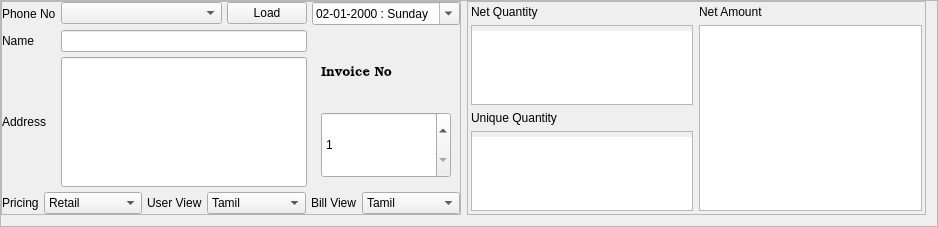
         <widget class="QFrame" name="frame_2">
          <property name="sizePolicy">
           <sizepolicy hsizetype="Preferred" vsizetype="Preferred">
            <horstretch>0</horstretch>
            <verstretch>0</verstretch>
           </sizepolicy>
          </property>
          <property name="minimumSize">
           <size>
            <width>0</width>
            <height>0</height>
           </size>
          </property>
          <property name="maximumSize">
           <size>
            <width>16777215</width>
            <height>200</height>
           </size>
          </property>
          <property name="frameShape">
           <enum>QFrame::StyledPanel</enum>
          </property>
          <property name="frameShadow">
           <enum>QFrame::Sunken</enum>
          </property>
          <layout class="QGridLayout" name="gridLayout_4">
           <property name="leftMargin">
            <number>0</number>
           </property>
           <property name="topMargin">
            <number>0</number>
           </property>
           <item row="0" column="1">
            <widget class="QFrame" name="frame">
             <property name="sizePolicy">
              <sizepolicy hsizetype="Preferred" vsizetype="Preferred">
               <horstretch>1</horstretch>
               <verstretch>0</verstretch>
              </sizepolicy>
             </property>
             <property name="frameShape">
              <enum>QFrame::StyledPanel</enum>
             </property>
             <property name="frameShadow">
              <enum>QFrame::Raised</enum>
             </property>
             <layout class="QGridLayout" name="gridLayout_2">
              <property name="leftMargin">
               <number>3</number>
              </property>
              <property name="topMargin">
               <number>3</number>
              </property>
              <property name="rightMargin">
               <number>3</number>
              </property>
              <property name="bottomMargin">
               <number>3</number>
              </property>
              <item row="2" column="0">
               <widget class="QLabel" name="label_7">
                <property name="sizePolicy">
                 <sizepolicy hsizetype="Preferred" vsizetype="Preferred">
                  <horstretch>0</horstretch>
                  <verstretch>1</verstretch>
                 </sizepolicy>
                </property>
                <property name="text">
                 <string>Unique Quantity</string>
                </property>
               </widget>
              </item>
              <item row="1" column="0">
               <widget class="QTextEdit" name="IQTE_NetQuantity">
                <property name="sizePolicy">
                 <sizepolicy hsizetype="Preferred" vsizetype="Preferred">
                  <horstretch>0</horstretch>
                  <verstretch>0</verstretch>
                 </sizepolicy>
                </property>
                <property name="font">
                 <font>
                  <family>Bookman Old Style</family>
                  <pointsize>14</pointsize>
                  <weight>3</weight>
                  <italic>false</italic>
                  <bold>false</bold>
                 </font>
                </property>
                <property name="styleSheet">
                 <string notr="true">font: 25 14pt &quot;Bookman Old Style&quot;;
padding-top: 5px;</string>
                </property>
                <property name="verticalScrollBarPolicy">
                 <enum>Qt::ScrollBarAlwaysOff</enum>
                </property>
                <property name="horizontalScrollBarPolicy">
                 <enum>Qt::ScrollBarAlwaysOff</enum>
                </property>
                <property name="readOnly">
                 <bool>true</bool>
                </property>
                <property name="html">
                 <string>&lt;!DOCTYPE HTML PUBLIC &quot;-//W3C//DTD HTML 4.0//EN&quot; &quot;http://www.w3.org/TR/REC-html40/strict.dtd&quot;&gt;
&lt;html&gt;&lt;head&gt;&lt;meta name=&quot;qrichtext&quot; content=&quot;1&quot; /&gt;&lt;style type=&quot;text/css&quot;&gt;
p, li { white-space: pre-wrap; }
&lt;/style&gt;&lt;/head&gt;&lt;body style=&quot; font-family:'Bookman Old Style'; font-size:14pt; font-weight:24; font-style:normal;&quot;&gt;
&lt;p style=&quot;-qt-paragraph-type:empty; margin-top:0px; margin-bottom:0px; margin-left:0px; margin-right:0px; -qt-block-indent:0; text-indent:0px;&quot;&gt;&lt;br /&gt;&lt;/p&gt;&lt;/body&gt;&lt;/html&gt;</string>
                </property>
               </widget>
              </item>
              <item row="3" column="0">
               <widget class="QTextEdit" name="IQTE_UniqueQuantity">
                <property name="sizePolicy">
                 <sizepolicy hsizetype="Preferred" vsizetype="Preferred">
                  <horstretch>0</horstretch>
                  <verstretch>0</verstretch>
                 </sizepolicy>
                </property>
                <property name="styleSheet">
                 <string notr="true">font: 25 14pt &quot;Bookman Old Style&quot;;
padding-top: 5px;</string>
                </property>
                <property name="verticalScrollBarPolicy">
                 <enum>Qt::ScrollBarAlwaysOff</enum>
                </property>
                <property name="horizontalScrollBarPolicy">
                 <enum>Qt::ScrollBarAlwaysOff</enum>
                </property>
                <property name="readOnly">
                 <bool>true</bool>
                </property>
                <property name="html">
                 <string>&lt;!DOCTYPE HTML PUBLIC &quot;-//W3C//DTD HTML 4.0//EN&quot; &quot;http://www.w3.org/TR/REC-html40/strict.dtd&quot;&gt;
&lt;html&gt;&lt;head&gt;&lt;meta name=&quot;qrichtext&quot; content=&quot;1&quot; /&gt;&lt;style type=&quot;text/css&quot;&gt;
p, li { white-space: pre-wrap; }
&lt;/style&gt;&lt;/head&gt;&lt;body style=&quot; font-family:'Bookman Old Style'; font-size:14pt; font-weight:24; font-style:normal;&quot;&gt;
&lt;p style=&quot;-qt-paragraph-type:empty; margin-top:0px; margin-bottom:0px; margin-left:0px; margin-right:0px; -qt-block-indent:0; text-indent:0px; font-family:'MS Shell Dlg 2'; font-size:7.8pt; font-weight:400;&quot;&gt;&lt;br /&gt;&lt;/p&gt;
&lt;p style=&quot;-qt-paragraph-type:empty; margin-top:0px; margin-bottom:0px; margin-left:0px; margin-right:0px; -qt-block-indent:0; text-indent:0px; font-family:'MS Shell Dlg 2'; font-size:16pt; font-weight:600;&quot;&gt;&lt;br /&gt;&lt;/p&gt;&lt;/body&gt;&lt;/html&gt;</string>
                </property>
               </widget>
              </item>
              <item row="0" column="0">
               <widget class="QLabel" name="label_5">
                <property name="text">
                 <string>Net Quantity</string>
                </property>
               </widget>
              </item>
              <item row="1" column="1" rowspan="3">
               <widget class="QTextEdit" name="IQTE_NetAmount">
                <property name="enabled">
                 <bool>true</bool>
                </property>
                <property name="sizePolicy">
                 <sizepolicy hsizetype="Preferred" vsizetype="Preferred">
                  <horstretch>0</horstretch>
                  <verstretch>0</verstretch>
                 </sizepolicy>
                </property>
                <property name="styleSheet">
                 <string notr="true">font: 100 40pt &quot;Bookman Old Style&quot;;</string>
                </property>
                <property name="readOnly">
                 <bool>true</bool>
                </property>
                <property name="html">
                 <string>&lt;!DOCTYPE HTML PUBLIC &quot;-//W3C//DTD HTML 4.0//EN&quot; &quot;http://www.w3.org/TR/REC-html40/strict.dtd&quot;&gt;
&lt;html&gt;&lt;head&gt;&lt;meta name=&quot;qrichtext&quot; content=&quot;1&quot; /&gt;&lt;style type=&quot;text/css&quot;&gt;
p, li { white-space: pre-wrap; }
&lt;/style&gt;&lt;/head&gt;&lt;body style=&quot; font-family:'Bookman Old Style'; font-size:40pt; font-weight:96; font-style:normal;&quot;&gt;
&lt;p style=&quot;-qt-paragraph-type:empty; margin-top:0px; margin-bottom:0px; margin-left:0px; margin-right:0px; -qt-block-indent:0; text-indent:0px; font-family:'MS Shell Dlg 2'; font-size:7.8pt; font-weight:400;&quot;&gt;&lt;br /&gt;&lt;/p&gt;
&lt;p style=&quot;-qt-paragraph-type:empty; margin-top:0px; margin-bottom:0px; margin-left:0px; margin-right:0px; -qt-block-indent:0; text-indent:0px; font-family:'MS Shell Dlg 2'; font-size:16pt; font-weight:600;&quot;&gt;&lt;br /&gt;&lt;/p&gt;&lt;/body&gt;&lt;/html&gt;</string>
                </property>
               </widget>
              </item>
              <item row="0" column="1">
               <widget class="QLabel" name="label_9">
                <property name="text">
                 <string>Net Amount</string>
                </property>
               </widget>
              </item>
             </layout>
            </widget>
           </item>
           <item row="0" column="0">
            <widget class="QFrame" name="frame_3">
             <property name="sizePolicy">
              <sizepolicy hsizetype="Preferred" vsizetype="Preferred">
               <horstretch>1</horstretch>
               <verstretch>0</verstretch>
              </sizepolicy>
             </property>
             <property name="frameShape">
              <enum>QFrame::StyledPanel</enum>
             </property>
             <property name="frameShadow">
              <enum>QFrame::Raised</enum>
             </property>
             <layout class="QGridLayout" name="gridLayout" rowstretch="0,0,0,0" columnstretch="0,2,0,0">
              <property name="leftMargin">
               <number>0</number>
              </property>
              <property name="topMargin">
               <number>0</number>
              </property>
              <property name="rightMargin">
               <number>0</number>
              </property>
              <property name="bottomMargin">
               <number>0</number>
              </property>
              <property name="spacing">
               <number>5</number>
              </property>
              <item row="0" column="0">
               <widget class="QLabel" name="label">
                <property name="text">
                 <string>Phone No</string>
                </property>
               </widget>
              </item>
              <item row="0" column="1">
               <widget class="QComboBox" name="IQCB_PhoneNumber">
                <property name="editable">
                 <bool>false</bool>
                </property>
               </widget>
              </item>
              <item row="0" column="2">
               <widget class="QPushButton" name="IQPB_LoadCustomer">
                <property name="text">
                 <string>Load</string>
                </property>
               </widget>
              </item>
              <item row="0" column="3">
               <widget class="QDateEdit" name="IQDE_InvDate">
                <property name="sizePolicy">
                 <sizepolicy hsizetype="Preferred" vsizetype="Preferred">
                  <horstretch>0</horstretch>
                  <verstretch>0</verstretch>
                 </sizepolicy>
                </property>
                <property name="displayFormat">
                 <string>dd-MM-yyyy : dddd</string>
                </property>
                <property name="calendarPopup">
                 <bool>true</bool>
                </property>
                <property name="date">
                 <date>
                  <year>2000</year>
                  <month>1</month>
                  <day>2</day>
                 </date>
                </property>
               </widget>
              </item>
              <item row="1" column="0">
               <widget class="QLabel" name="label_2">
                <property name="text">
                 <string>Name</string>
                </property>
               </widget>
              </item>
              <item row="1" column="1" colspan="2">
               <widget class="QLineEdit" name="IQLE_CustomerName">
                <property name="sizePolicy">
                 <sizepolicy hsizetype="Expanding" vsizetype="Preferred">
                  <horstretch>1</horstretch>
                  <verstretch>0</verstretch>
                 </sizepolicy>
                </property>
               </widget>
              </item>
              <item row="1" column="3" rowspan="2">
               <widget class="QWidget" name="widget_3" native="true">
                <layout class="QVBoxLayout" name="verticalLayout_4">
                 <item>
                  <widget class="QLabel" name="label_6">
                   <property name="font">
                    <font>
                     <family>Bookman Old Style</family>
                     <pointsize>10</pointsize>
                     <weight>50</weight>
                     <italic>false</italic>
                     <bold>false</bold>
                    </font>
                   </property>
                   <property name="text">
                    <string>Invoice No</string>
                   </property>
                  </widget>
                 </item>
                 <item>
                  <widget class="QSpinBox" name="IQSB_InvNo">
                   <property name="sizePolicy">
                    <sizepolicy hsizetype="Preferred" vsizetype="Preferred">
                     <horstretch>0</horstretch>
                     <verstretch>0</verstretch>
                    </sizepolicy>
                   </property>
                   <property name="styleSheet">
                    <string notr="true">font: 20pt &quot;MS Shell Dlg 2&quot;;</string>
                   </property>
                   <property name="minimum">
                    <number>1</number>
                   </property>
                   <property name="maximum">
                    <number>9999</number>
                   </property>
                  </widget>
                 </item>
                </layout>
               </widget>
              </item>
              <item row="2" column="0">
               <widget class="QLabel" name="label_3">
                <property name="text">
                 <string>Address</string>
                </property>
               </widget>
              </item>
              <item row="2" column="1" colspan="2">
               <widget class="QLineEdit" name="IQLE_Address">
                <property name="sizePolicy">
                 <sizepolicy hsizetype="Expanding" vsizetype="Preferred">
                  <horstretch>1</horstretch>
                  <verstretch>1</verstretch>
                 </sizepolicy>
                </property>
               </widget>
              </item>
              <item row="3" column="0" colspan="4">
               <layout class="QHBoxLayout" name="horizontalLayout">
                <item>
                 <widget class="QLabel" name="label_4">
                  <property name="text">
                   <string>Pricing</string>
                  </property>
                 </widget>
                </item>
                <item>
                 <widget class="QComboBox" name="IQCB_pricing">
                  <property name="sizePolicy">
                   <sizepolicy hsizetype="Preferred" vsizetype="Preferred">
                    <horstretch>1</horstretch>
                    <verstretch>0</verstretch>
                   </sizepolicy>
                  </property>
                  <item>
                   <property name="text">
                    <string>Retail</string>
                   </property>
                  </item>
                  <item>
                   <property name="text">
                    <string>Wholesale</string>
                   </property>
                  </item>
                 </widget>
                </item>
                <item>
                 <widget class="QLabel" name="label_11">
                  <property name="text">
                   <string>User View</string>
                  </property>
                 </widget>
                </item>
                <item>
                 <widget class="QComboBox" name="IQCB_UserLang">
                  <property name="sizePolicy">
                   <sizepolicy hsizetype="Preferred" vsizetype="Preferred">
                    <horstretch>1</horstretch>
                    <verstretch>0</verstretch>
                   </sizepolicy>
                  </property>
                  <item>
                   <property name="text">
                    <string>Tamil</string>
                   </property>
                  </item>
                  <item>
                   <property name="text">
                    <string>English</string>
                   </property>
                  </item>
                 </widget>
                </item>
                <item>
                 <widget class="QLabel" name="label_12">
                  <property name="text">
                   <string>Bill View</string>
                  </property>
                 </widget>
                </item>
                <item>
                 <widget class="QComboBox" name="IQCB_BillLang">
                  <property name="sizePolicy">
                   <sizepolicy hsizetype="Preferred" vsizetype="Preferred">
                    <horstretch>1</horstretch>
                    <verstretch>0</verstretch>
                   </sizepolicy>
                  </property>
                  <item>
                   <property name="text">
                    <string>Tamil</string>
                   </property>
                  </item>
                  <item>
                   <property name="text">
                    <string>English</string>
                   </property>
                  </item>
                 </widget>
                </item>
               </layout>
              </item>
             </layout>
            </widget>
           </item>
          </layout>
         </widget>
